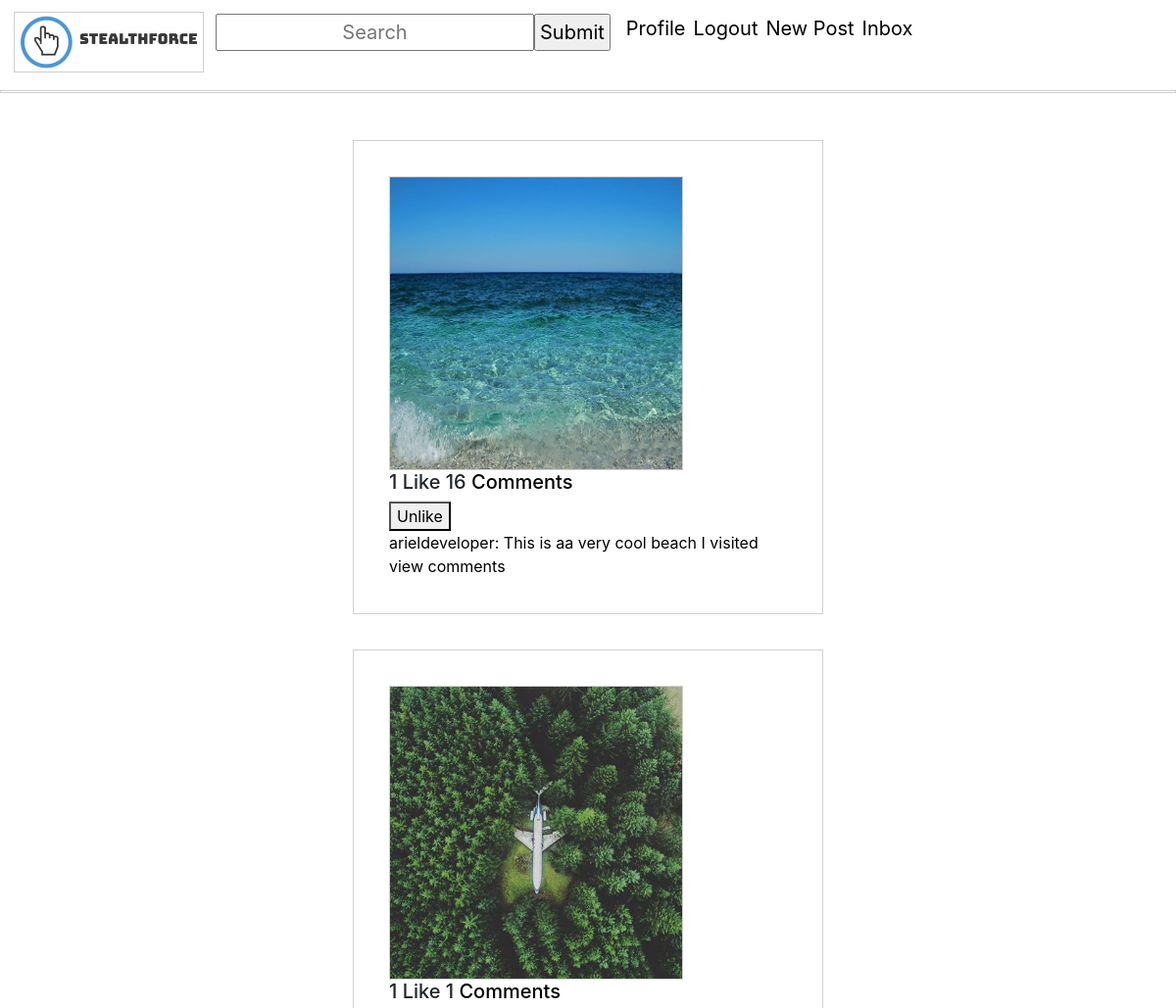
The app's page / (signed in, upper part), older data.
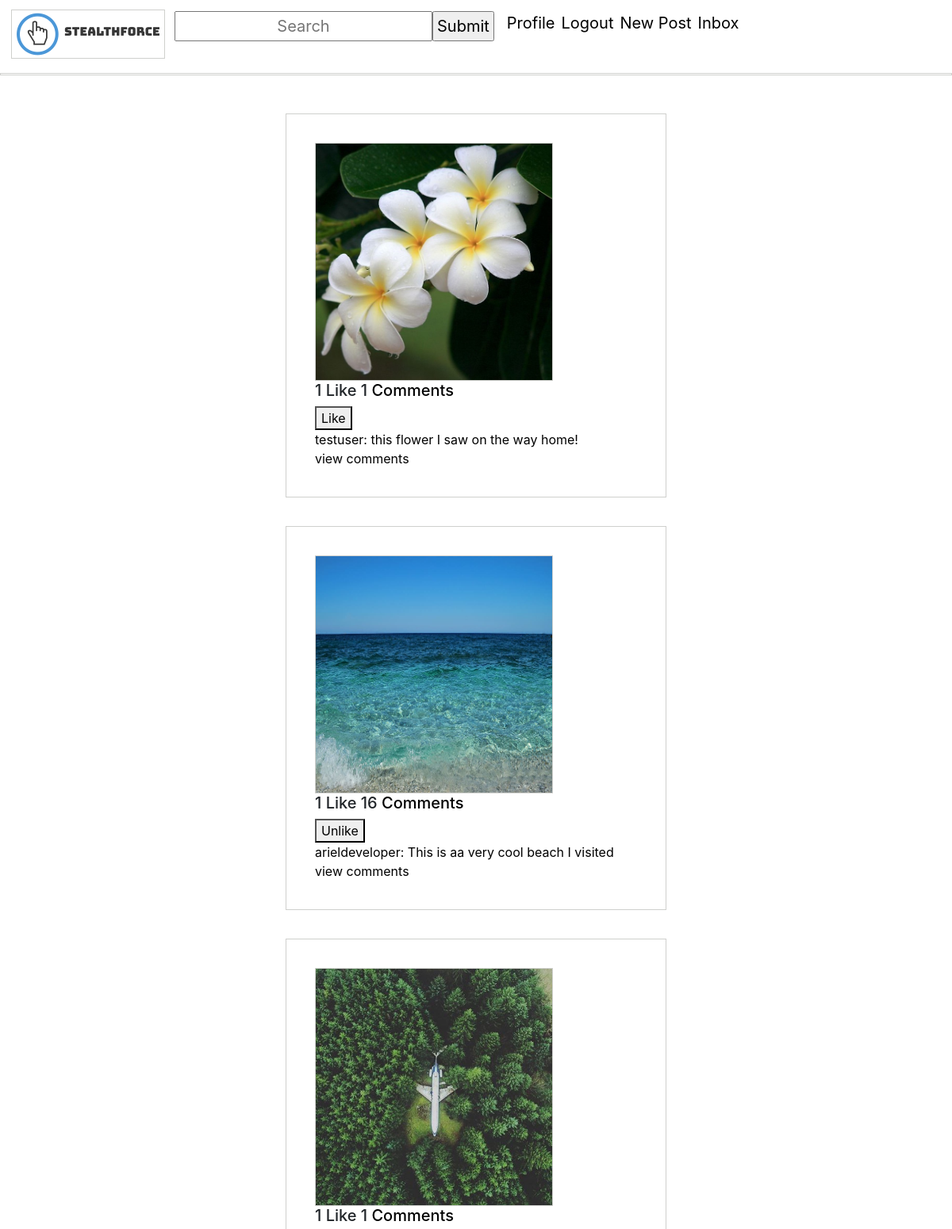
The same page, newer data.
### feed/models.py (models this page shows, shortened)
class FeedItem(models.Model):
    caption = models.CharField(max_length=255, blank=True, null=True) #Allow user
    owner = models.ForeignKey(User, on_delete=models.CASCADE)
    created_time = models.DateTimeField(auto_now_add=True)
    updated_time = models.DateTimeField(auto_now_add=True)
    image = models.ImageField(null=True, blank=True)
    liked = models.ManyToManyField(User, default=None, blank=True, related_name='liked')
    @property
    def number_of_likes(self):
        return self.liked.all().count()
    @property
    def image_url(self):
        if self.image and hasattr(self.image, 'url'):
            return self.image.url
    @property
    def comment_count(self):
        return Comment.objects.filter(feedItem=self).count()

### users/models.py (models this page shows, shortened)
class Account(AbstractBaseUser):
    email = models.EmailField(verbose_name="email", max_length=60, unique=True)
    username = models.CharField(max_length=30, unique=True)
    date_joined = models.DateTimeField(verbose_name='date joined', auto_now_add=True)
    last_login = models.DateTimeField(verbose_name='last login', auto_now=True)
    is_admin = models.BooleanField(default=False)
    is_staff = models.BooleanField(default=False)
    is_superuser = models.BooleanField(default=False)
    is_active = models.BooleanField(default=True)
    followers = models.ManyToManyField("Account", blank=True, symmetrical=False, related_name="people_followers")
    following = models.ManyToManyField("Account", blank=True, symmetrical=False, related_name="people_following")
    profile_picture = models.ImageField(null=True, blank=True, default = 'static/default.png')
    USERNAME_FIELD = 'email' #allows user to login with email instead of username/id
    REQUIRED_FIELDS = ['username']
    objects = MyAccountManager()

### feed/views.py (the view)
# urls.py: path('', login_required(feed_views.feed_view.as_view(template_name="feed/feed.html")), name='home'), #main homepage
class feed_view(ListView):
    model = FeedItem
    template_name = 'feed/feed.html'
    context_object_name = 'feed_posts' #all posts
    ordering = ['-created_time'] #order by models created_time
    def get_context_data(self, *args, **kwargs):
        context = super(feed_view, self).get_context_data(*args, **kwargs)
        context['user'] = self.request.user
        return context

### feed/templates/feed/feed.html (shortened to what this page needs)
{% extends 'main_app/base.html' %}
{% block body %}
    {% for feed_post in feed_posts %}
    <div class="post_div">
        <img width="300" height="300" src="{{ feed_post.image_url|default_if_none:'#' }}"/>
        <h5>{{ feed_post.number_of_likes }} Like {{ feed_post.comment_count }} <a
                href="/p/{{ feed_post.id }}">Comments</a></h5>
        <form action="{% url 'like' %}" method="POST">
            {% if user not in feed_post.liked.all %}
                <button type="submit">Like</button>
            {% else %}
                <button type="submit">Unlike</button>
            {% endif %}
        </form>
        <a href="{% url 'profile' feed_post.owner.username %}"> {{ feed_post.owner.username }}:</a><a
            href="{% url 'feed-detail' feed_post.id %}"> {{ feed_post.caption }}</a>
        <br>
        <a href="/p/{{ feed_post.id }}">view comments</a>
        <br>
    </div>
    {% endfor %}
{% endblock %}

Row changes from the older to the newer data that the page shows:
added FeedItem: image_url (picture), number_of_likes "1", comment_count "1", shows "Like", owner.username "testuser", caption "this flower I saw on the way home!"
